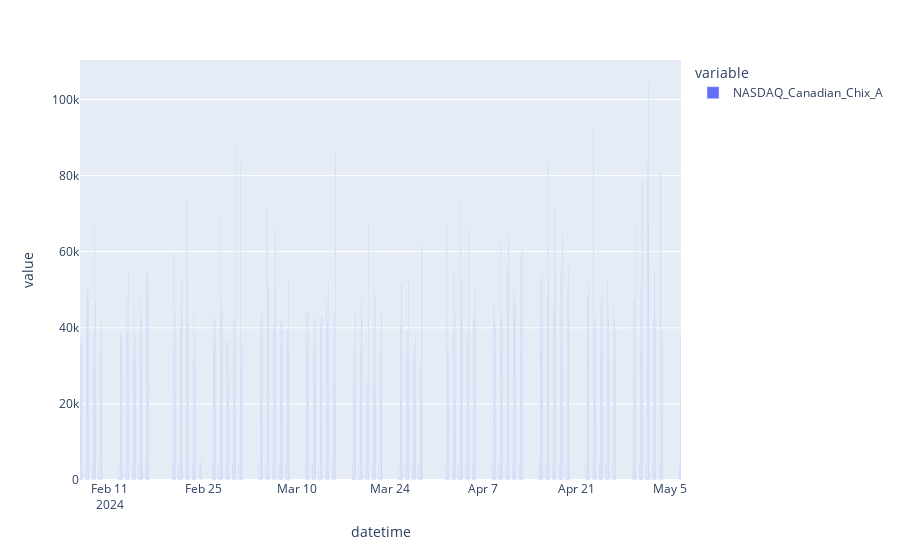

Notebook source saved alongside this figure:
### Code cell
#dh.plot.bar(title="test", figsize=(30,8))

#plt = dh.loc['2024-3-10':'2024-3-20'].plot(kind="bar")
#plt.figure(figsize = (30,8)) 
#plt.tick_params(left = True, right = False , labelleft = True , labelbottom = False, bottom = False) 

# dh = d2['2024-03-1 06:00:00':'2024-05-16 06:00:00']  #.resample("10min").sum()
#print(dh)
fig = px.bar(d2)    # .loc['2024-03-01':'2024-03-3']
fig.show()

### Figure 1 — Plotly figure (JSON) as saved in the notebook; plotly's stock layout.template omitted (floating-point values rounded to 4 significant figures; data arrays with more than 128 entries replaced by an {"elided": "..."} marker saying what was removed)
{"data": [{"alignmentgroup": "True", "hovertemplate": "variable=NASDAQ_Canadian_Chix_A<br>datetime=%{x}<br>value=%{y}<extra></extra>", "legendgroup": "NASDAQ_Canadian_Chix_A", "marker": {"color": "#636efa", "pattern": {"shape": ""}}, "name": "NASDAQ_Canadian_Chix_A", "offsetgroup": "NASDAQ_Canadian_Chix_A", "orientation": "v", "showlegend": true, "textposition": "auto", "type": "bar", "x": {"elided": "2161 str values"}, "xaxis": "x", "y": {"elided": "2161 float values"}, "yaxis": "y"}], "layout": {"barmode": "relative", "legend": {"title": {"text": "variable"}, "tracegroupgap": 0}, "margin": {"t": 60}, "xaxis": {"anchor": "y", "domain": [0, 1], "title": {"text": "datetime"}}, "yaxis": {"anchor": "x", "domain": [0, 1], "title": {"text": "value"}}}}
